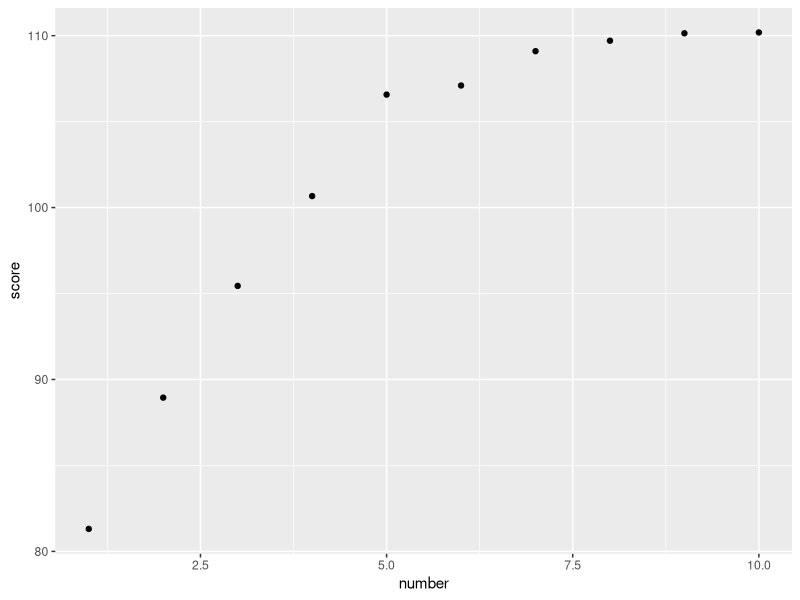

The R source for this figure:
## ---- chunk 1
knitr::opts_chunk$set(echo = TRUE, fig.align="center")
## ---- chunk 2
library(ggplot2)
score <- c(110.1868, 110.1381, 109.7052, 109.0979, 107.0997, 106.5698, 100.6671, 95.4420, 88.9431, 81.3070)
number <- c(10,9,8,7,6,5,4,3,2,1)
df <- data.frame(score = score, number = number)

p <- ggplot(df, aes(x = number, y = score))
p + geom_point()


